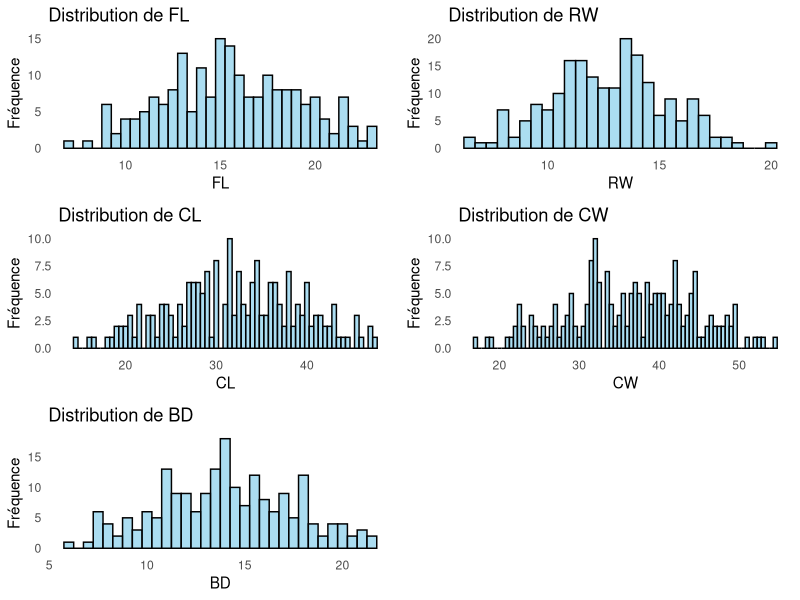
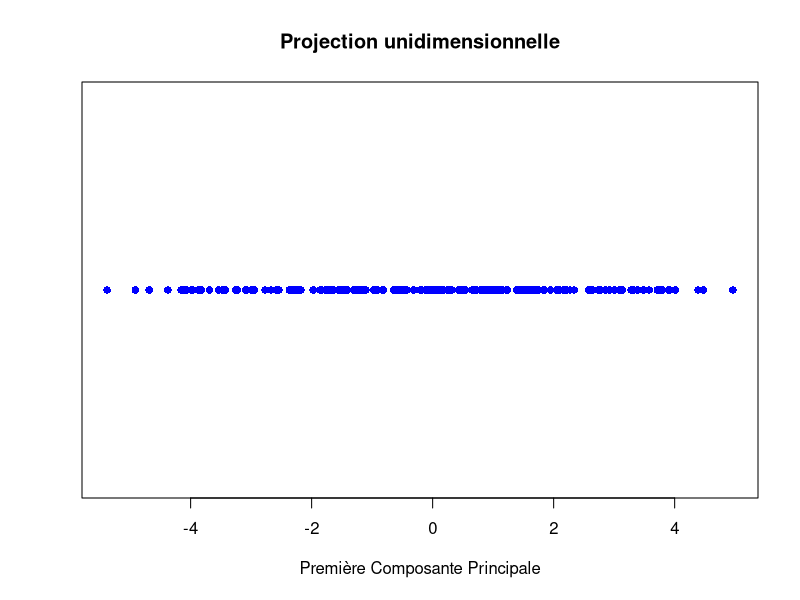
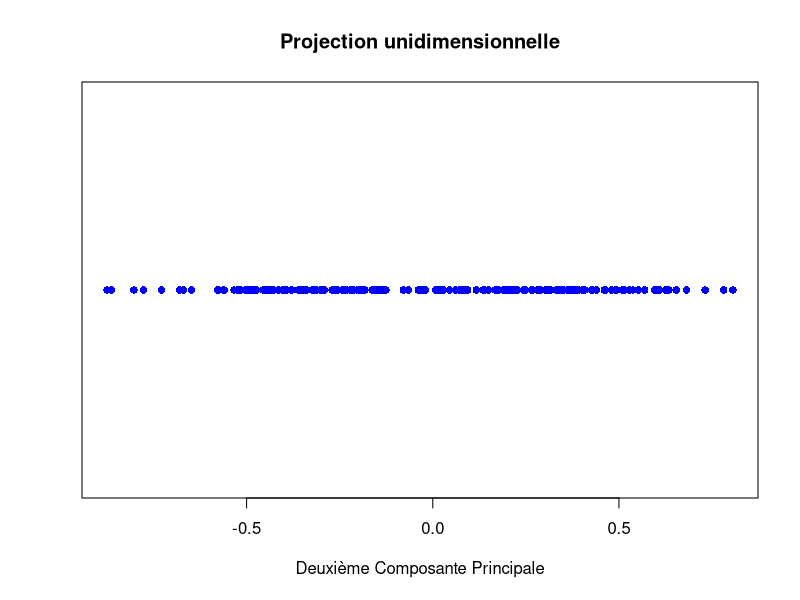
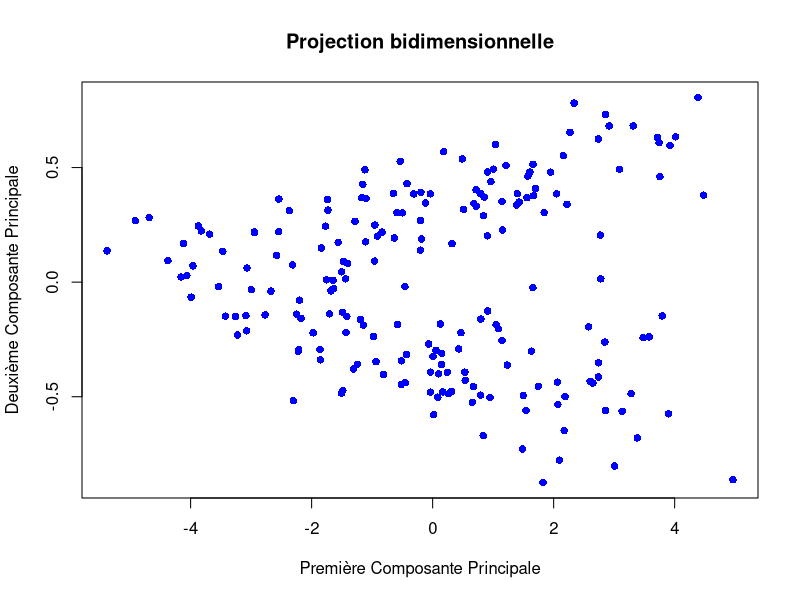
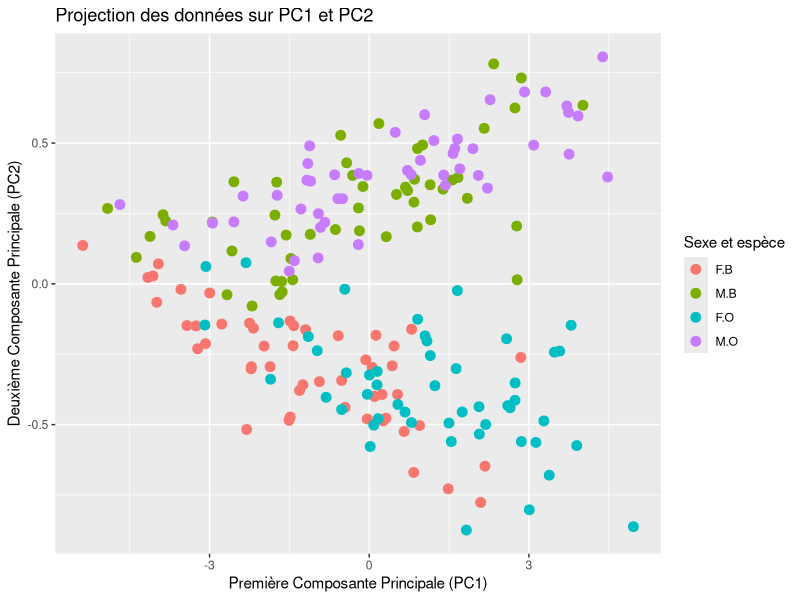

Generate these figures, in order, with R: (Note: this script raises an error after producing the figures.)
## ---- chunk 1
library(ggplot2)
library(MASS)
library(gridExtra)
library(stats)
data(crabs, package = "MASS")
## ---- chunk 2
plots_list <- list()
for (variable in c("FL", "RW", "CL", "CW", "BD")) {
  p <- ggplot(crabs, aes(x = !!as.symbol(variable))) +
    geom_histogram(binwidth = 0.5, fill = "skyblue", color = "black", alpha = 0.7) +
    labs(title = paste("Distribution de", variable),
         x = variable,
         y = "Fréquence") +
    theme_minimal() +
    theme(panel.grid.major = element_blank(),
          panel.grid.minor = element_blank())
  
  plots_list[[variable]] <- p
}
grid.arrange(grobs = plots_list, ncol = 2)
## ---- chunk 3
df_crabs <- crabs[, c("FL", "RW", "CL", "CW", "BD")]
df_crabs <- scale(df_crabs) #On standardise pour éviter que les variables avec des unités de mesure différentes aient un poids disproportionné dans l'analyse.
results <- prcomp(df_crabs, scale = TRUE)
results$rotation <- -1*results$rotation
results$sdev^2 / sum(results$sdev^2)
## ---- chunk 4
plot(results$x[, 1], rep(0, length(results$x[, 1])),
     main = "Projection unidimensionnelle",
     xlab = "Première Composante Principale",
     ylab = "",
     pch = 16, col = "blue",yaxt = "n")
## ---- chunk 5
plot(results$x[, 2], rep(0, length(results$x[, 2])),
     main = "Projection unidimensionnelle",
     xlab = "Deuxième Composante Principale",
     ylab = "",
     pch = 16, col = "blue",yaxt = "n")
## ---- chunk 6
plot(results$x[, 1],results$x[, 2],
     main = "Projection bidimensionnelle",
     xlab = "Première Composante Principale",
     ylab = "Deuxième Composante Principale",
     pch = 16, col = "blue")

## ---- chunk 7
ggplot(data.frame(PC1 = results$x[, 1], PC2 = results$x[, 2], sex = crabs$sex, sp = crabs$sp),aes(x = PC1, y = PC2, color = interaction(factor(sex), factor(sp)))) +
  geom_point(size = 3) +
  labs(title = "Projection des données sur PC1 et PC2",
       x = "Première Composante Principale (PC1)",
       y = "Deuxième Composante Principale (PC2)",
       color = "Sexe et espèce")
## ---- chunk 8
colnames(seeds) <- c("Aire", "Périmètre", "Compacité", "Longueur", "Largeur", "Asymétrie", "Longueur rainure", "Class")
plots_list <- list()
for (variable in c("Aire", "Périmètre", "Compacité", "Longueur", "Largeur", "Asymétrie", "Longueur rainure")) {
  p <- ggplot(seeds, aes(x = !!as.symbol(variable))) +
    geom_histogram(binwidth = 0.5, fill = "skyblue", color = "black", alpha = 0.7) +
    labs(title = paste("Distribution de", variable),
         x = variable,
         y = "Fréquence") +
    theme_minimal() +
    theme(panel.grid.major = element_blank(),
          panel.grid.minor = element_blank())
  
  plots_list[[variable]] <- p
}
grid.arrange(grobs = plots_list, ncol = 3)

## ---- chunk 9
df_seeds <- seeds[, c("Aire", "Périmètre", "Compacité", "Longueur", "Largeur", "Asymétrie", "Longueur rainure")]
df_seeds <- scale(df_seeds) #On standardise pour éviter que les variables avec des unités de mesure différentes aient un poids disproportionné dans l'analyse.
results <- prcomp(df_seeds, scale = TRUE)
plot(results$x[, 1],results$x[, 2],
     main = "Projection bidimensionnelle",
     xlab = "Première Composante Principale",
     ylab = "Deuxième Composante Principale",
     pch = 16, col = "blue")


## ---- chunk 10
variables_kmeans <- seeds[, c("Aire", "Périmètre", "Compacité", "Longueur", "Largeur", "Asymétrie", "Longueur rainure")]
kmeans_result <- kmeans(variables_kmeans, centers = 3)
ggplot(data.frame(PC1 = results$x[, 1], PC2 = results$x[, 2], Cluster =as.factor(kmeans_result$cluster)),aes(x = PC1, y = PC2, color = Cluster)) +geom_point(size = 3) +labs(title ="ACP",x = "PC1",y = "PC2",color = "Cluster")
## ---- chunk 11
aggregate(silhouette(kmeans_result$cluster, dist(variables_kmeans))[, "sil_width"], by=list(Cluster=kmeans_result$cluster), FUN=mean)$x
## ---- chunk 12
paste("Intra-cluster",sum(kmeans_result$withinss))
paste("Inter-cluster",sum(kmeans_result$betweenss))
## ---- chunk 13
plots_list <- list()
for (i in 1:3) {
  set.seed(123)  # Fixer la graine aléatoire pour la reproductibilité
  kmeans_result <- kmeans(variables_kmeans, centers = K, iter.max = i)
  pca_centers <- prcomp(scale(kmeans_result$centers))
  centers_df <- data.frame(PC1 = pca_centers$x[, 1], PC2 = pca_centers$x[, 2])
  
  plots_list[[i]] <-ggplot(data.frame(PC1 = results$x[, 1], PC2 = results$x[, 2], Cluster =as.factor(kmeans_result$cluster)),aes(x = PC1, y = PC2, color = Cluster)) + geom_point(size = 3) +geom_point(data = centers_df, aes(x = PC1, y = PC2), color = "black", size = 3, alpha = 0.5) +labs(title = paste("Itération : ",i),x = "PC1",y = "PC2",color = "Cluster")
}
grid.arrange(grobs = plots_list, ncol = 2)

## ---- chunk 14
dist_matrix <- dist(seeds[, 1:7])
hierarchical_result <- hclust(dist_matrix, method = "ward.D2")
num_clusters <- 3
hierarchical_clusters <- cutree(hierarchical_result, k = num_clusters)
ggplot(data.frame(PC1 = results$x[, 1], PC2 = results$x[, 2], Cluster =as.factor(hierarchical_clusters)),aes(x = PC1, y = PC2, color = Cluster)) +geom_point(size = 3) +labs(title ="Fonction Ward",x = "PC1",y = "PC2",color = "Cluster")


## ---- chunk 15
aggregate(silhouette(hierarchical_clusters, dist(variables_kmeans))[, "sil_width"], by=list(Cluster=hierarchical_clusters), FUN=mean)$x
## ---- chunk 16
paste("Intra-cluster",sum(hierarchical_result$height[hierarchical_clusters]))
paste("Inter-cluster",sum(hierarchical_result$height)-sum(hierarchical_result$height[hierarchical_clusters]))
## ---- chunk 17
hierarchical_result <- hclust(dist_matrix, method = "single")
  num_clusters <- 3
  hierarchical_clusters <- cutree(hierarchical_result, k = num_clusters)
ggplot(data.frame(PC1 = results$x[, 1], PC2 = results$x[, 2], Cluster =as.factor(hierarchical_clusters)),aes(x = PC1, y = PC2, color = Cluster)) +geom_point(size = 3) +labs(title ="single",x = "PC1",y = "PC2",color = "Cluster")
## ---- chunk 18
aggregate(silhouette(hierarchical_clusters, dist(variables_kmeans))[, "sil_width"], by=list(Cluster=hierarchical_clusters), FUN=mean)$x
## ---- chunk 19
paste("Intra-cluster",sum(hierarchical_result$height[hierarchical_clusters]))
paste("Inter-cluster",sum(hierarchical_result$height)-sum(hierarchical_result$height[hierarchical_clusters]))
## ---- chunk 20
hierarchical_result <- hclust(dist_matrix, method = "complete")
  num_clusters <- 3
  hierarchical_clusters <- cutree(hierarchical_result, k = num_clusters)
ggplot(data.frame(PC1 = results$x[, 1], PC2 = results$x[, 2], Cluster =as.factor(hierarchical_clusters)),aes(x = PC1, y = PC2, color = Cluster)) +geom_point(size = 3) +labs(title ="complete",x = "PC1",y = "PC2",color = "Cluster")

## ---- chunk 21
aggregate(silhouette(hierarchical_clusters, dist(variables_kmeans))[, "sil_width"], by=list(Cluster=hierarchical_clusters), FUN=mean)$x
## ---- chunk 22
paste("Intra-cluster",sum(hierarchical_result$height[hierarchical_clusters]))
paste("Inter-cluster",sum(hierarchical_result$height)-sum(hierarchical_result$height[hierarchical_clusters]))
## ---- chunk 23
hierarchical_result <- hclust(dist_matrix, method = "average")
  num_clusters <- 3
  hierarchical_clusters <- cutree(hierarchical_result, k = num_clusters)
ggplot(data.frame(PC1 = results$x[, 1], PC2 = results$x[, 2], Cluster =as.factor(hierarchical_clusters)),aes(x = PC1, y = PC2, color = Cluster)) +geom_point(size = 3) +labs(title ="average",x = "PC1",y = "PC2",color = "Cluster")

## ---- chunk 24
aggregate(silhouette(hierarchical_clusters, dist(variables_kmeans))[, "sil_width"], by=list(Cluster=hierarchical_clusters), FUN=mean)$x
## ---- chunk 25
paste("Intra-cluster",sum(hierarchical_result$height[hierarchical_clusters]))
paste("Inter-cluster",sum(hierarchical_result$height)-sum(hierarchical_result$height[hierarchical_clusters]))
